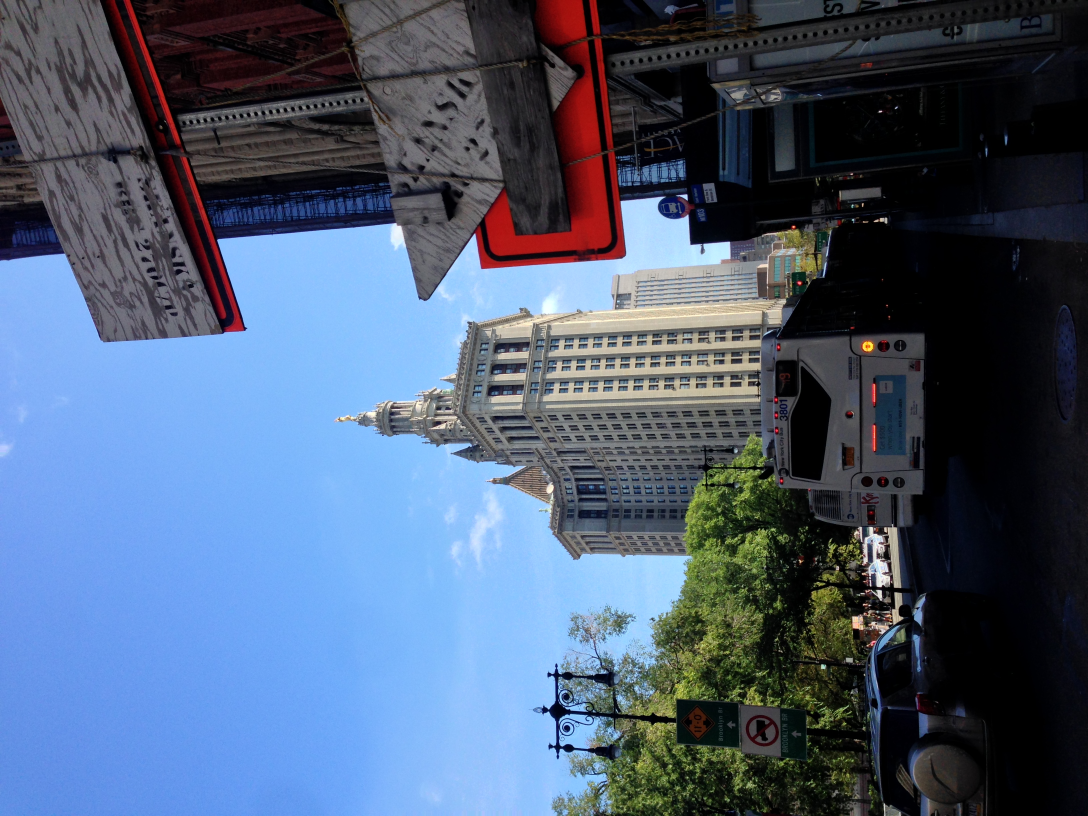
#> input picture Measure/example_data/example_image.jpg, 3264 x 2448 px (shown at 1/3 size); its folder holds only this picture in this run
$ jupyter execute --allow-errors M01_Measure_End_to_End.ipynb   (shell and % lines are left out)
#> lines starting #> are read from the running program, lines starting #| are printed output that depends on the picture; long printed decimals are rounded
<a href="https://colab.research.google.com/github/brian-ho/intro-to-urban-data/blob/main/Measure/M01_Measure_End_to_End.ipynb" target="_parent"></a>

# **01 Measure** End-to-End Notebook

```
    Class       ARCH 6131 Urban Design Methods / Skills / Tools 1
                Tata Innovation Center
                Fall 2025
                Monday 9:30 AM to 12 PM

    Instructor  Brian Ho
                brian.ho@brian-ho.io
```

This notebook demonstrates some of the Python notebook-based techniques we will use in the first module of the course. You are *not* expected to learn all of them!

Instead, this module illustrate the ways in which a little "sticky technology" can extend your workflows as an urban designer.

This includes:
- Connecting a Colab Notebook to Google Drive
- Running Python code inside of a notebook
- Installing dependencies
- Opening image files with PIL
- Viewing image metadata stored in EXIF tags
- Creating a table (DataFrame) with Pandas
- Creating geospatial data (GeoDataFrame) with GeoPandas
- Plotting tabular and geospatial data

## Connecting a Colab Notebook to Google Drive
In order to access files on your Drive account, you'll need to connect your Colab Notebook to Google Drive **each time you open the Notebook**.

The simplest way to do this is in the Colab Notebook user interface (UI) itself, but if you are running a notebook from someone else (like me) you will have to run a block of code:

1. Run the code below
3. Authorize Colab to access your Google Drive. Be sure to choose the right account (e.g. the one with the fils you'd like to access).
4. You should see a `drive` directory listed in the Files view.
5. That's it! You can now access files on your Google Drive as if they were located in a directory.

[cell 1]
from google.colab import drive

drive.mount("/content/drive")

## Running Python code inside of a notebook
Notebooks are a way to write and execute Python code interactively. Just as Grasshopper enables you to write and execute geometry operations while viewing the results in Rhino, notebooks allow you to run code in "cells" and view the results right below.

The technical term for this kind of interactive computing is a read-eval-print-loop (or [REPL](https://en.wikipedia.org/wiki/Read%E2%80%93eval%E2%80%93print_loop) for short), but the important thing is that notebooks are a great way to prototype code! You can iterate more quickly on smaller chunks of logic — without having to executing a full Python file.

Let's give this a shot. Run the cell below by hovering over it and clicking the "run" icon.

You can also run any cell by clicking into it and pressing Shift and Return together.

[cell 2]
# A simple print statement
print("Hello, world!")

Nice! You've run some Python code. The code above calls a function `print()`. Functions are discrete chunks of code that run when called:

- `print()` is a function that takes a single argument — the string to print — and returns it below the cell

Try changing the print statement, and running the cell again.

[cell 3]
# The same print function with a different argument
print("Urban design robot says: 'Hello, urbanized world!'")

Notice that the number in brackets to the left of the cell increments each time. This is the sequence order of the cells. If the number is `[1]`, then this is the first cell that has been run in the notebook. This number resets each time you open a notebook, or restart the runtime.

In this course, you'll be introduced to Python through scripts and helper functions created for you. There's no expectation that you will become fluent — that's a process that takes years. But as you learn and explore this semester, you'll begin to pick up how to understand what is happening in the code, modify it, and eventually write some bits of it yourself.

⚠ **Reminder to run each cell**

*All the cells in this notebook are meant to be run in order. You'll need to run each cell in order to execute the code. If you want to update a variable or function, you'll need to run the associated cell to update it!*

## Installing dependencies
Python is a programming language. If you wanted, you could write everything yourself. But much like Grasshopper, there's an entire universe of ready-made code that is intended for common use. In Grasshopper we call these "plug-ins"; in Python these are generally referred to as "libraries" or "packages".

Colab comes with many common libraries pre-installed. For our purposes, that's almost everything you need! In this notebook, however, there are a few libraries we need that are no in Colab so we have to install them using a tool called `pip`.

Run the following cell to install two libraries:
- `pillow-heif` lets us open .HEIC files common to iPhones
- `geoplot` gives us a few easy geospatial data layers

Notice that this cell looks different! The exclamation mark at the start of the code means the notebook will run this in the command-line interface. Basically, we are giving instructions directly to the terminal, as opposed to executing Python code in the notebook.

[cell 4]
# In this course, this bit will be written for you. You just need to run it!

Next, we need to import all of our desired libraries into this notebook. This means any code in our notebook can access modules and functions from the libraries themselves.

[cell 5]
# Let's import a few other dependencies.
# Again, in this course these will mostly be given to you.
import os
import matplotlib.pyplot as plt
from PIL import Image
from PIL.ExifTags import TAGS, GPSTAGS, IFD, Base
from pillow_heif import HeifImagePlugin
import geopandas as gpd
import pandas as pd
import geoplot
from shapely.geometry import Point
from pathlib import Path

# This gives us a set of image file extensions
IMAGE_FILE_EXTENSIONS = {
    ex.lower() for ex, f in Image.registered_extensions().items() if f in Image.OPEN
}

⚠ **Note about managing Python libraries**

*Keeping on top of the versions for Python and your libraries and other things  you need to run code (known colletively as "dependencies") is normally quite involved. You may have heard of "virtual environments" as a way to to take care of this.*

*Thankfully, Colab notebooks are great in that a lot of this is done for you, and all of it runs in a "computer in the cloud" that is set up in advance. In this course, you'll use libraries and imports that are already established in the example notebooks. If you want to try and use a new library, let me know!*

## Opening image files with PIL
We can use one of our libraries, `PIL` to open an image file.

First, we'll need to get some image data! You can use your own, or grab the examples from our GitHub repository [here](https://github.com/brian-ho/intro-to-urban-data/tree/main/Measure/Example%20Data).

1. Upload your image files to a folder on Google Drive
2. Assign the path to that folder to the variable `directory` below.

If you need help gettng the folder path, navigate to the folder in the right-hand "File" panel, click the overflow menu (the three vertical dots), and use "Copy Path".

[cell 6]
# Update the text in quotes with the path to your image data on Google Drive
# This will probably be something like: "/content/drive/MyDrive/.../path/to/folder"
# Don't forget to run this cell!
EXAMPLE_DATA_DIRECTORY = "example_data"

The Colab notebook connects to your Google Drive as if it were mounted on the same computer.

You can list all the files in that folder using `os.listdir()` and a Python `for` loop:
- `os.listdir()` is a function that takes a single argument, a path to a directory, and returns a list of files in the directory.
- the `for` loop iterates over each file path, allowing us to `print()` them as we go

[cell 7]
# Now you can access the files in that folder
print(f'Listing files in "{EXAMPLE_DATA_DIRECTORY}" ...')
for filepath in os.listdir(EXAMPLE_DATA_DIRECTORY):
    print(f" - {filepath}")

    # This filters out any unsupport non-image files
    if any(
        filepath.lower().endswith(ext) and ext != ".heic"
        for ext in IMAGE_FILE_EXTENSIONS
    ):
        img_file = filepath

⚠ **If you get a FileNotFoundError**

*Make sure you update the path in `directory` with the path to the data folder in your mounted Google Drive, and run the cell to update the variable — before running this code.*

You can view the images using `PIL` — one of the libraries we installed earlier. `PIL` provides an `Image` class that we can use to open, view, and resize image files (and a lot more).

- `Image.open()` is a method on the `Image` class. A method is a function that belongs to a class. In this case, it opens the image file provided as the argument.
- `Image.resize()` returns a copy of the `Image` with the specified dimensions.

Notice that notebooks will render the last line of the cell automatically. In this case, it renders the image.

[cell 8]
# Let's view the last file in the directory
# This creates a PIL Image object we can open
img = Image.open(Path(EXAMPLE_DATA_DIRECTORY) / img_file)
#> img is the input picture: PIL image 3264x2448 RGB; mean R, G, B 77.1, 93.1, 117.2

# View the image at defined size
print(f"Opening {img_file} ...")
img.resize((600, 600))
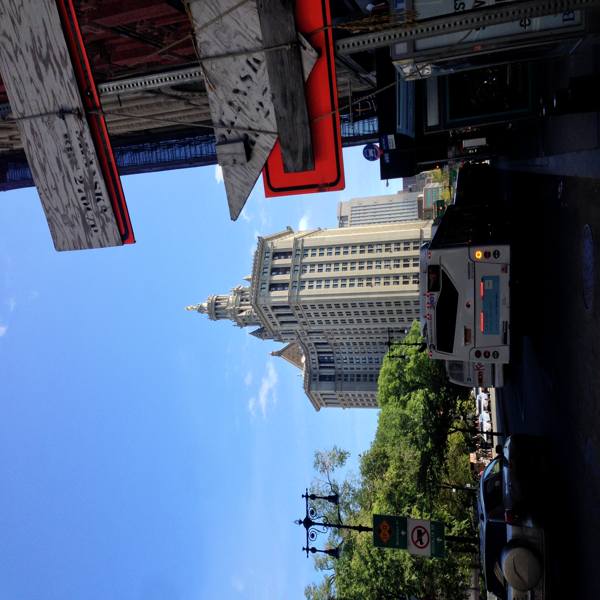
#> Out: PIL image 600x600 RGB; mean R, G, B 77.1, 93.1, 117.2

## Viewing image metadata stored in EXIF tags
Viewing the image itself is just one form of exploring your data. Of course, images have metadata too — data about the data!

Digital images have [EXIF tags](https://en.wikipedia.org/wiki/Exif) that store additional information about the photograph. Your phone's camera app adds a lot of extra data in EXIF tag to each photo.

We can use `PIL` to view this information as well. This is a bit more involved than viewing the image itself.

We'll define a custom function `print_exit_info()` using the `def` keyword which uses class and methods included into the `PIL` library. Note that when you run a cell that just defines a function nothing appears to happen! This is working as intended. It simply creates the function for use later.

[cell 9]
def print_exif_info(img_file):
    """A helper function that prints EXIF information."""

    print(f"\n===== EXIF Metadata for {img_file} =====")

    # Create a PIL Image object
    img = Image.open(img_file)

    # Get the EXIF metadata
    img_exif = img.getexif()

    # This for loop iterates over img_exif
    # img_exif is a dictionary — a set of key-value pairs
    # items() returns each pair one at a time
    for exif_tag, exif_value in img_exif.items():
        print(Base(exif_tag).name, exif_value)
#> this loop made 11 passes
#> (exif_tag, exif_value) on passes 1 to 9: (34853, 1038), (296, 2), (34665, 204), (271, 'Apple'), (272, 'iPhone 5'), (305, '9.3.5'), (274, 6), (306, '2016:09:17 10:50:33'), (531, 1)
#> exif_tag on passes 10 to 11: 282, 283
#| GPSInfo 1038
#| ResolutionUnit 2
#| ExifOffset 204
#| Make Apple
#| Model iPhone 5
#| Software 9.3.5
#| Orientation 6
#| DateTime 2016:09:17 10:50:33
#> (further printed lines are left out)

    # In addition the base EXIF data, we can look for more IFDs
    # These are Image File Directories, and provide more info
    for ifd_id in IFD:
        # Not all images will have all IFDs!
        # The try here lets us view this info only if it exists
        try:
            ifd = img_exif.get_ifd(ifd_id)
            print(f"\n----- {ifd_id.name} -----")

            if ifd_id == IFD.GPSInfo:
                resolve = GPSTAGS
            else:
                resolve = TAGS

            for tag, value in ifd.items():
                tag_name = resolve.get(tag, tag)
                print(tag_name, value)

        except KeyError:
            pass

Let's try to run the created function, passing in a path to an image using `img_file`.

[cell 10]
# Let's try to view the EXIF data for an image
print_exif_info(Path(EXAMPLE_DATA_DIRECTORY) / img_file)

That's a lot of metadata! For this exercise, we really just want the GPS info. Let's create some more specific helper functions to do that.

[cell 11]
GPS_LAT_REF = "GPSLatitudeRef"
GPS_LAT = "GPSLatitude"
GPS_LNG_REF = "GPSLongitudeRef"
GPS_LNG = "GPSLongitude"
GPS_ALT_REF = "GPSAltitudeRef"
GPS_ALT = "GPSAltitude"


def get_gps_info(img):
    """Prints EXIF information from an image."""

    # Get the EXIF metadata
    img_exif = img.getexif()

    try:
        print("info found!")
        gps_ifd = img_exif.get_ifd(IFD.GPSInfo)
#> gps_ifd = 15 items

        return {GPSTAGS.get(tag, tag): value for tag, value in gps_ifd.items()}
    except KeyError:
        print("no info found!")
        return None


def parse_degrees_to_decimals(degrees, reference):
    """Transforms angular degrees into decimal degrees."""

    if isinstance(reference, bytes):
        ref_from_bytes = int.from_bytes(reference, byteorder="big")
        sign = -1.0 if ref_from_bytes == 1 else 1.0
        return degrees * sign
    else:
        sign = -1.0 if reference in ("S", "W") else 1.0
        decimals = degrees[0] + degrees[1] / 60 + (degrees[2] / (60.0 * 60.0))
        return decimals * sign


def parse_gps_info(gps_info):
    """Gets decimal latitude, longitude, and altitude from GPS metadata."""

    if not gps_info:
        return {"latitude": None, "longitude": None, "altitude": None}
    else:
        return {
            "latitude": parse_degrees_to_decimals(
                gps_info[GPS_LAT], gps_info[GPS_LAT_REF]
            ),
            "longitude": parse_degrees_to_decimals(
                gps_info[GPS_LNG], gps_info[GPS_LNG_REF]
            ),
            "altitude": parse_degrees_to_decimals(
                gps_info[GPS_ALT], gps_info[GPS_ALT_REF]
            ),
        }


def get_lat_lng_alt(img_file):
    """Gets decimal latitude, longitude, and altitude from an image file."""

    print(f"Looking for GPS metadata in {img_file.name} ...", end=" ")

    # Create a PIL Image object
    img = Image.open(img_file)

    gps_info = get_gps_info(img)
#> gps_info = 15 items
    return {
        "image_name": img_file.name,
        **parse_gps_info(gps_info),
    }

Again, after defining the functions and running the cell to create them, we can use them later.

[cell 12]
# Get GPS data
gps_data = get_lat_lng_alt(Path(EXAMPLE_DATA_DIRECTORY) / img_file)
#> gps_data = {'image_name': 'example_image.jpg', 'latitude': 40.71, 'longitude': -74.01, 'altitude': 12.7}

# Print the GPS data
for k, v in gps_data.items():
    print(k, v)
#> this loop made 4 passes
#> (k, v) on passes 1 to 4: ('image_name', 'example_image.jpg'), ('latitude', 40.71), ('longitude', -74.01), ('altitude', 12.7)
#| image_name example_image.jpg
#| latitude 40.712
#| longitude -74.008
#| altitude 12.695

To summarize:
- You uploaded images to Google Drive
- You accessed those images from your Colab notebook
- You opened the images using `PIL`
- ... and you retrieved GPS coordinates from the image EXIF metadata!

Pretty cool 😀.

## Creating a table (DataFrame) with Pandas
... but wait, there's more!

Getting the metadata is useful! But how do we organize, store, and view the data we got from our images in a structured way? The common solution is a two-dimensional table. Imagine a spreadsheet: your rows would be each image, and your columns might be the latitude, longitude, and altitude.

Something like:

| image_name | latitude | longitude | altitude |
| --- | --- | ---| --- |
| some_image.jpg | 40.7 | -74.0 | 5.5 |

We can do that! `pandas` is a very popular library that lets you work with 2D data. These tables are referred to as `DataFrame` objects. Let's create a `DataFrame` from your images.

First, we need to get GPS data for all the images. We do this by adding the data from each image to a Python list.

[cell 13]
images_data = []

for filepath in os.listdir(EXAMPLE_DATA_DIRECTORY):
    # This filters out any unsupported non-image files
    if any(filepath.lower().endswith(ext) for ext in IMAGE_FILE_EXTENSIONS):
        gps_data = get_lat_lng_alt(Path(EXAMPLE_DATA_DIRECTORY) / filepath)
        images_data.append(gps_data)

Now, we can use `pandas` to create a table (a `DataFrame` object) from that list of image data.

[cell 14]
# We are construction a DataFrame from a list of dictionaries
# This is just one of many different ways to create a DataFrame.
df = pd.DataFrame(images_data)
#> df = table of 1 rows and 4 columns
df
#> Out = table of 1 rows and 4 columns

You now have a small but structured dataset!

[cell 15]
# A DataFrame has lots of built-in methods that are helpful for understanding data
# In this case, we can find the mean (average) of all the altitudes.
df["altitude"].mean()
#> Out = 12.7

We will spend more time later in the semester exploring how you can use Pandas in your workflow.

## Creating geospatial data (GeoDataFrame) with GeoPandas
Tables are great! But as urban designers, we frequently want to create and view geospatial data with a geometric and geographic component.

`GeoPandas` is another popular library, which extends `Pandas` with geospatial functionality. Together, these two tools can do many of things you might otherwise have to do in dedicated GIS software.

Let's start by adding `geometry` column to our `DataFrame`. We will do this by constructing a `Point` for each image, using the latitude and longitude. We will then turn this `DataFrame` into `GeoDataFrame`.

[cell 16]
df["geometry"] = df.apply(lambda x: Point(x["longitude"], x["latitude"]), axis=1)
df
#> Out = table of 1 rows and 5 columns
